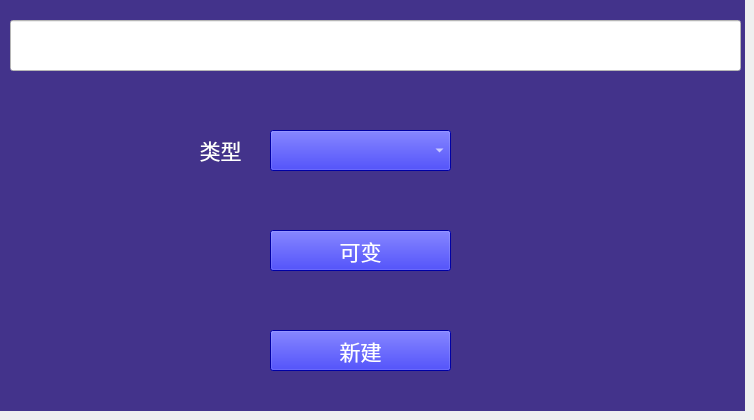
   <widget class="QWidget" name="tab_2">
    <attribute name="title">
     <string>DM码</string>
    </attribute>
    <widget class="QPushButton" name="variableDMBut">
     <property name="geometry">
      <rect>
       <x>270</x>
       <y>230</y>
       <width>181</width>
       <height>41</height>
      </rect>
     </property>
     <property name="font">
      <font>
       <family>楷体</family>
       <pointsize>16</pointsize>
      </font>
     </property>
     <property name="styleSheet">
      <string notr="true">color: rgb(255, 255, 255);
background-color: rgb(0, 0, 230);</string>
     </property>
     <property name="text">
      <string>可变</string>
     </property>
    </widget>
    <widget class="QLabel" name="sideLenDMLab">
     <property name="geometry">
      <rect>
       <x>170</x>
       <y>130</y>
       <width>101</width>
       <height>41</height>
      </rect>
     </property>
     <property name="minimumSize">
      <size>
       <width>101</width>
       <height>41</height>
      </size>
     </property>
     <property name="font">
      <font>
       <family>楷体</family>
       <pointsize>16</pointsize>
      </font>
     </property>
     <property name="styleSheet">
      <string notr="true">color: rgb(255, 255, 255);
background-color: rgb(67,51, 139);</string>
     </property>
     <property name="text">
      <string>&lt;html&gt;&lt;head/&gt;&lt;body&gt;&lt;p&gt;&lt;span style=&quot; color:#ffffff;&quot;&gt;类型&lt;/span&gt;&lt;/p&gt;&lt;/body&gt;&lt;/html&gt;</string>
     </property>
     <property name="alignment">
      <set>Qt::AlignCenter</set>
     </property>
    </widget>
    <widget class="QComboBox" name="sideLenDMComBox">
     <property name="geometry">
      <rect>
       <x>270</x>
       <y>130</y>
       <width>181</width>
       <height>41</height>
      </rect>
     </property>
     <property name="font">
      <font>
       <family>宋体</family>
       <pointsize>14</pointsize>
      </font>
     </property>
     <property name="styleSheet">
      <string notr="true">color: rgb(255, 255, 255);
background-color: rgb(0, 0, 230);</string>
     </property>
    </widget>
    <widget class="lineedit_click" name="DMCodeLineEdit">
     <property name="geometry">
      <rect>
       <x>10</x>
       <y>20</y>
       <width>731</width>
       <height>51</height>
      </rect>
     </property>
     <property name="font">
      <font>
       <family>楷体</family>
       <pointsize>16</pointsize>
      </font>
     </property>
     <property name="styleSheet">
      <string notr="true">background-color: rgb(255, 255, 255);</string>
     </property>
    </widget>
    <widget class="QPushButton" name="newDMBut">
     <property name="geometry">
      <rect>
       <x>270</x>
       <y>330</y>
       <width>181</width>
       <height>41</height>
      </rect>
     </property>
     <property name="font">
      <font>
       <family>楷体</family>
       <pointsize>16</pointsize>
      </font>
     </property>
     <property name="styleSheet">
      <string notr="true">color: rgb(255, 255, 255);
background-color: rgb(0, 0, 230);</string>
     </property>
     <property name="text">
      <string>新建</string>
     </property>
    </widget>
    <widget class="QLabel" name="DMBGlLbel">
     <property name="geometry">
      <rect>
       <x>0</x>
       <y>0</y>
       <width>745</width>
       <height>411</height>
      </rect>
     </property>
     <property name="styleSheet">
      <string notr="true">background-color: rgb(67,51, 139);</string>
     </property>
     <property name="text">
      <string/>
     </property>
    </widget>
    <zorder>DMBGlLbel</zorder>
    <zorder>variableDMBut</zorder>
    <zorder>sideLenDMLab</zorder>
    <zorder>sideLenDMComBox</zorder>
    <zorder>DMCodeLineEdit</zorder>
    <zorder>newDMBut</zorder>
   </widget>
